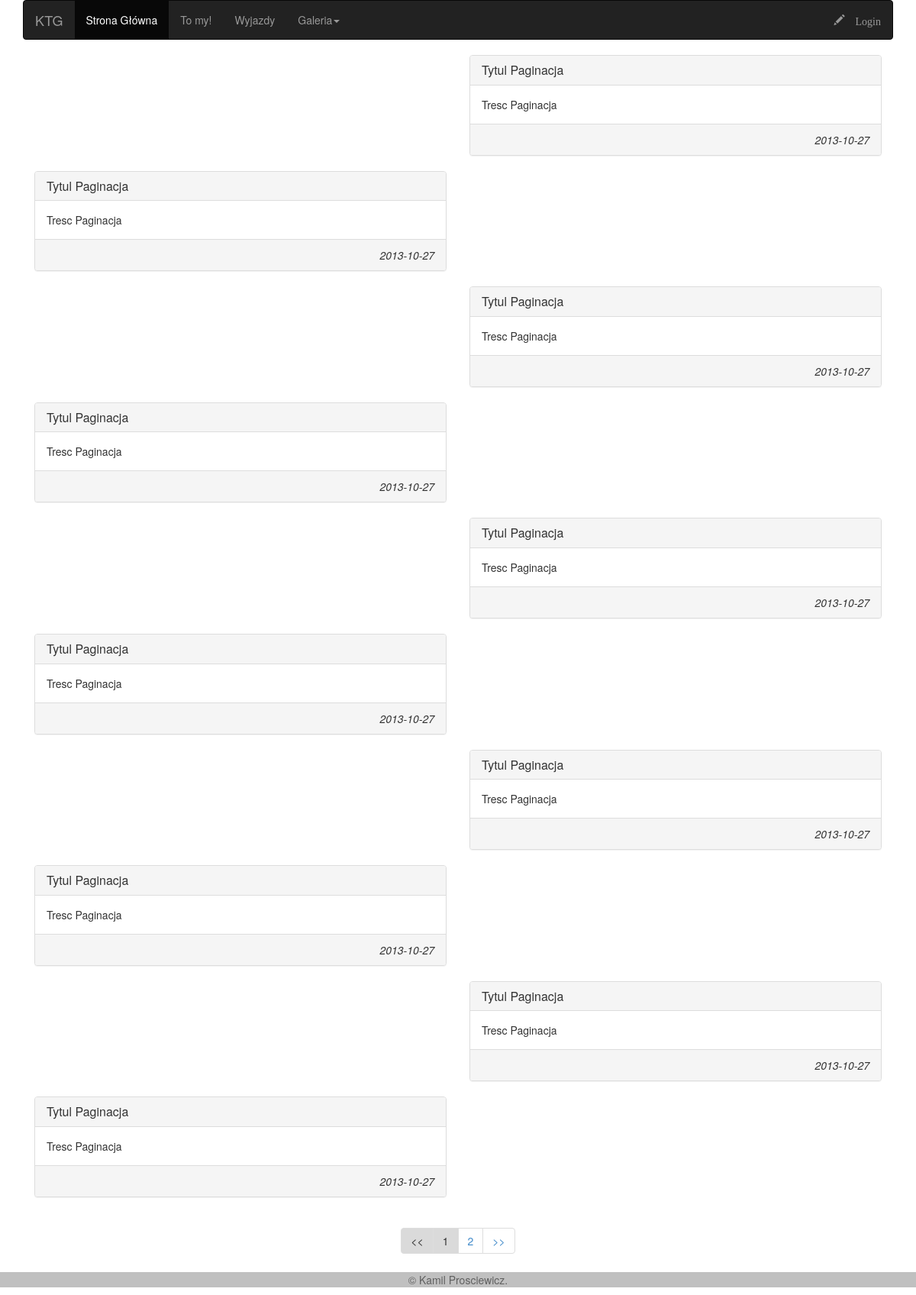
The page / on the database its author committed.
### tables this page shows
CREATE TABLE IF NOT EXISTS `posts` (
  `id` int(10) unsigned NOT NULL AUTO_INCREMENT,
  `tytul` text NOT NULL,
  `tresc` text NOT NULL,
  `created` date NOT NULL,
  PRIMARY KEY (`id`)
);

### config.inc.php (called while the page is built, shortened)
<?php
function endsWith($haystack, $needle)
{
    return $needle === "" || substr($haystack, -strlen($needle)) === $needle;
}
?>

### index.php (the view, shortened to what this page needs)
<?php
require 'config.inc.php';
?>
<!DOCTYPE html>
<html lang="en">
  <head>
    <link href="bootstrap/dist/css/bootstrap.css" rel="stylesheet">
    <link href="style.css" rel="stylesheet">
  </head>
  <body>
    <div class="container">
    <?php require 'header.php'; ?>
	<?php
	$tbl_name="posts";
	$adjacents = 2;
	$zapytanie = $pdo->query("SELECT * FROM posts");
    $total_pages = $zapytanie->rowCount();
	$targetpage = "index.php";
	$limit = 10;
	$page = $_GET['page'];
	if($page)
		$start = ($page - 1) * $limit;
	else
		$start = 0;
	$posts = $pdo->query("SELECT * FROM $tbl_name ORDER BY id DESC LIMIT $start, $limit");
	$prev = $page - 1;
	$next = $page + 1;
	$lastpage = ceil($total_pages/$limit);
	$pagination = "";
	if($lastpage > 1)
	{
		$pagination .= "<ul class=\"pagination\">";
		if ($page > 1)
			$pagination.= "<li><a href=\"$targetpage?page=$prev\"> << </a></li>";
		else
			$pagination.= "<li><span class=\"disabled\"> << </span></li>";
		if ($lastpage < 7 + ($adjacents * 2))
		{
			for ($counter = 1; $counter <= $lastpage; $counter++)
			{
				if ($counter == $page)
					$pagination.= "<li><span class=\"current\">$counter</span></li>";
				else
					$pagination.= "<li><a href=\"$targetpage?page=$counter\">$counter</a></li>";
			}
		}
		if ($page < $counter - 1)
			$pagination.= "<li><a href=\"$targetpage?page=$next\"> >> </a></li>";
		else
			$pagination.= "<li><span class=\"disabled\"> >> </span></li>";
		$pagination.= "</ul>\n";
	}
?>
	<?php
		$licznik = 0;
		foreach($posts->fetchAll() as $row){
	            echo '<div id = "row">';
	            if ($licznik%2==1) {
	              echo '<div class="col-md-6">';
	            }else{
	              echo '<div class="col-md-6 col-md-offset-6">';
	            }
	            echo '<div class="panel panel-default">';
	            echo  '<div class="panel-heading">';
	            echo   '<h3 class="panel-title">'.$row['tytul'].'</h3>';
	            echo  '</div>';
	            echo  '<div class="panel-body">';
	            echo    $row['tresc'].'<br>';
	            echo  '</div>';
	            echo  '<div class="panel-footer">';
	            echo    '<div class = "created"><i>'.$row['created'].'</i></div>';
	            echo  '</div>';
	            echo  '</div>';
	            echo  '</div>';
	            echo '</div>';
	            $licznik++;
	        }
	?>
</div>
	<?php echo '<center>'.$pagination.'</center>'; ?>
    <?php require 'footer.php'; ?>
  </body>
</html>

### header.php (shortened to what this page needs)
<nav class="navbar navbar-inverse" role="navigation">
  <div class="navbar-header">
    <a class="navbar-brand" href="#">KTG</a>
  </div>
  <div class="collapse navbar-collapse navbar-ex1-collapse">
    <ul class="nav navbar-nav">
      <li
      <?php
      if(endsWith($_SERVER['SCRIPT_NAME'], 'index.php')){
        echo 'class="active"';
      }
      ?>
      ><a href="index.php">Strona Główna</a></li>
      <li
       <?php
      if(endsWith($_SERVER['SCRIPT_NAME'], 'toMy.php')){
        echo 'class="active"';
      }
      ?>
      ><a href="toMy.php">To my!</a></li>
      <li
       <?php
      if(endsWith($_SERVER['SCRIPT_NAME'], 'wyjazdy.php')){
        echo 'class="active"';
      }
      ?>
      ><a href="wyjazdy.php">Wyjazdy</a></li>
      <li class="dropdown">
        <a href="#" class="dropdown-toggle" data-toggle="dropdown">Galeria<b class="caret"></b></a>
      </li>
    </ul>
    <ul class="nav navbar-nav navbar-right">
    <?php if(isset($_SESSION['login'])){
      echo '<li><a href="logout.php"><span class="glyphicon glyphicon-ban-circle"> Logout</span></a></li>';
      echo '<li><a href="adminPanel.php"><span class="glyphicon glyphicon-cog"> Panel Admina</span></a></li>';
    }else{
      echo '<li><a href="login.php"><span class="glyphicon glyphicon-pencil"> Login</span></a></li>';
    } ?>
    </ul>
  </div>
</nav>

### footer.php
<footer>
	<p>&copy; Kamil Prosciewicz.</p>
</footer>

### style.css (style rules this page uses)
* { margin: 0; padding: 0; }
.pagination > li > a.disabled, .pagination > li > span.disabled, .pagination > li > a.current, .pagination > li > span.current { background-color: #DADADA; }
.pagination { position:relative; }
footer { text-align: center; color: #606060; background: #C0C0C0; position: relative; }
.created { text-align: right; }

### rows shown on the page
posts: tytul "Tytul Paginacja", tresc "Tresc Paginacja", created "2013-10-27"
posts: tytul "Tytul Paginacja", tresc "Tresc Paginacja", created "2013-10-27"
posts: tytul "Tytul Paginacja", tresc "Tresc Paginacja", created "2013-10-27"
posts: tytul "Tytul Paginacja", tresc "Tresc Paginacja", created "2013-10-27"
posts: tytul "Tytul Paginacja", tresc "Tresc Paginacja", created "2013-10-27"
posts: tytul "Tytul Paginacja", tresc "Tresc Paginacja", created "2013-10-27"
posts: tytul "Tytul Paginacja", tresc "Tresc Paginacja", created "2013-10-27"
posts: tytul "Tytul Paginacja", tresc "Tresc Paginacja", created "2013-10-27"
posts: tytul "Tytul Paginacja", tresc "Tresc Paginacja", created "2013-10-27"
posts: tytul "Tytul Paginacja", tresc "Tresc Paginacja", created "2013-10-27"
